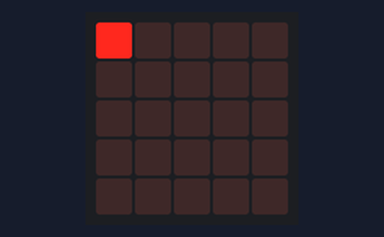
Bench run of a program on a simulated BBC micro:bit (MakeCode). Shown: the board's 5×5 LED display.

Above: at 0.3 s.
At 0.7 s:
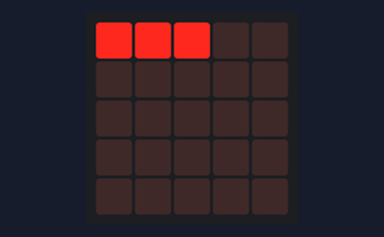
At 1.3 s:
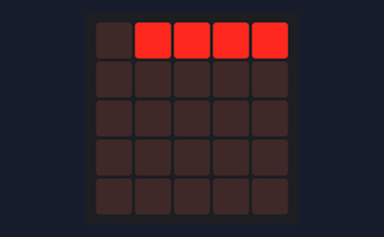
At 2.3 s:
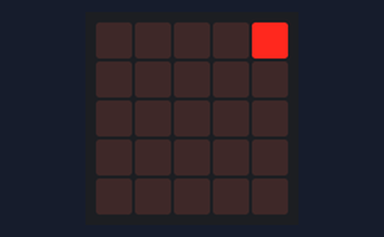
At 3.3 s:
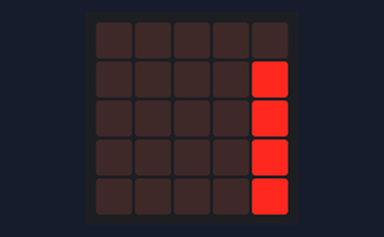
At 4.52 s:
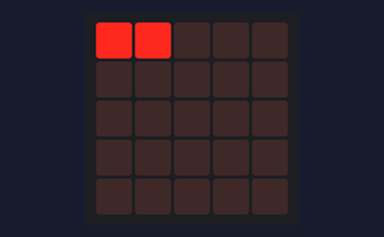

The program:

main.ts
```typescript
let y = 0
let x = 0
basic.clearScreen()
let cicli = 5
basic.forever(function () {
    x = 0
    for (let index = 0; index < cicli; index++) {
        control.waitMicros(200000)
        led.plot(x, 0)
        x = x + 1
    }
    x = 0
    for (let index = 0; index < cicli; index++) {
        control.waitMicros(200000)
        led.unplot(x, 0)
        x = x + 1
    }
    x = 0
    y = 0
    for (let index = 0; index < cicli; index++) {
        control.waitMicros(200000)
        led.plot(4, y)
        y = y + 1
    }
    x = 0
    y = 0
    for (let index = 0; index < cicli; index++) {
        control.waitMicros(200000)
        led.unplot(4, y)
        y = y + 1
    }
})
```

test.ts
```typescript
// i test vanno qui; questi non saranno compilati quando questo pacchetto viene usato come estensione.
```

Measured:
- by itself, everything shown: repeats every 4.0 s, in 20 steps
